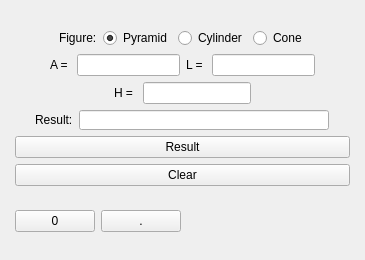
<?xml version="1.0" encoding="UTF-8"?>
<ui version="4.0">
 <class>Calculator</class>
 <widget class="QMainWindow" name="Calculator">
  <property name="geometry">
   <rect>
    <x>0</x>
    <y>0</y>
    <width>365</width>
    <height>260</height>
   </rect>
  </property>
  <property name="minimumSize">
   <size>
    <width>365</width>
    <height>260</height>
   </size>
  </property>
  <property name="maximumSize">
   <size>
    <width>365</width>
    <height>260</height>
   </size>
  </property>
  <property name="windowTitle">
   <string>Calculator</string>
  </property>
  <widget class="QWidget" name="centralWidget">
   <layout class="QGridLayout" name="gridLayout_2">
    <item row="3" column="2">
     <layout class="QVBoxLayout" name="verticalLayout_3">
      <item>
       <layout class="QVBoxLayout" name="verticalLayout_4">
        <item>
         <layout class="QVBoxLayout" name="verticalLayout_7">
          <item>
           <layout class="QHBoxLayout" name="horizontalLayout_5">
            <item>
             <layout class="QGridLayout" name="gridLayout"/>
            </item>
            <item>
             <layout class="QVBoxLayout" name="verticalLayout_8">
              <item>
               <widget class="QPushButton" name="pushButton_2">
                <property name="text">
                 <string>Result</string>
                </property>
               </widget>
              </item>
              <item>
               <widget class="QPushButton" name="pushButton">
                <property name="text">
                 <string>Clear</string>
                </property>
               </widget>
              </item>
              <item>
               <spacer name="verticalSpacer_3">
                <property name="orientation">
                 <enum>Qt::Vertical</enum>
                </property>
                <property name="sizeHint" stdset="0">
                 <size>
                  <width>20</width>
                  <height>40</height>
                 </size>
                </property>
               </spacer>
              </item>
             </layout>
            </item>
           </layout>
          </item>
         </layout>
        </item>
        <item>
         <layout class="QHBoxLayout" name="horizontalLayout_6">
          <item>
           <widget class="QPushButton" name="pushButton_4">
            <property name="text">
             <string>0</string>
            </property>
           </widget>
          </item>
          <item>
           <widget class="QPushButton" name="pushButton_3">
            <property name="text">
             <string>.</string>
            </property>
           </widget>
          </item>
          <item>
           <spacer name="horizontalSpacer_3">
            <property name="orientation">
             <enum>Qt::Horizontal</enum>
            </property>
            <property name="sizeHint" stdset="0">
             <size>
              <width>40</width>
              <height>20</height>
             </size>
            </property>
           </spacer>
          </item>
         </layout>
        </item>
       </layout>
      </item>
     </layout>
    </item>
    <item row="3" column="4">
     <spacer name="horizontalSpacer_4">
      <property name="orientation">
       <enum>Qt::Horizontal</enum>
      </property>
      <property name="sizeHint" stdset="0">
       <size>
        <width>40</width>
        <height>20</height>
       </size>
      </property>
     </spacer>
    </item>
    <item row="2" column="1">
     <spacer name="horizontalSpacer_17">
      <property name="orientation">
       <enum>Qt::Horizontal</enum>
      </property>
      <property name="sizeHint" stdset="0">
       <size>
        <width>40</width>
        <height>20</height>
       </size>
      </property>
     </spacer>
    </item>
    <item row="0" column="2">
     <spacer name="verticalSpacer">
      <property name="orientation">
       <enum>Qt::Vertical</enum>
      </property>
      <property name="sizeHint" stdset="0">
       <size>
        <width>20</width>
        <height>40</height>
       </size>
      </property>
     </spacer>
    </item>
    <item row="3" column="0">
     <spacer name="horizontalSpacer_16">
      <property name="orientation">
       <enum>Qt::Horizontal</enum>
      </property>
      <property name="sizeHint" stdset="0">
       <size>
        <width>40</width>
        <height>20</height>
       </size>
      </property>
     </spacer>
    </item>
    <item row="1" column="3">
     <spacer name="horizontalSpacer_13">
      <property name="orientation">
       <enum>Qt::Horizontal</enum>
      </property>
      <property name="sizeHint" stdset="0">
       <size>
        <width>40</width>
        <height>20</height>
       </size>
      </property>
     </spacer>
    </item>
    <item row="1" column="2">
     <layout class="QVBoxLayout" name="verticalLayout">
      <item>
       <layout class="QHBoxLayout" name="horizontalLayout">
        <item>
         <spacer name="horizontalSpacer_2">
          <property name="orientation">
           <enum>Qt::Horizontal</enum>
          </property>
          <property name="sizeHint" stdset="0">
           <size>
            <width>40</width>
            <height>20</height>
           </size>
          </property>
         </spacer>
        </item>
        <item>
         <widget class="QLabel" name="label">
          <property name="text">
           <string>Figure:</string>
          </property>
         </widget>
        </item>
        <item>
         <widget class="QRadioButton" name="radioButton">
          <property name="text">
           <string>Pyramid</string>
          </property>
          <property name="checked">
           <bool>true</bool>
          </property>
         </widget>
        </item>
        <item>
         <widget class="QRadioButton" name="radioButton_2">
          <property name="text">
           <string>Cylinder</string>
          </property>
         </widget>
        </item>
        <item>
         <widget class="QRadioButton" name="radioButton_3">
          <property name="text">
           <string>Cone</string>
          </property>
         </widget>
        </item>
        <item>
         <spacer name="horizontalSpacer">
          <property name="orientation">
           <enum>Qt::Horizontal</enum>
          </property>
          <property name="sizeHint" stdset="0">
           <size>
            <width>40</width>
            <height>20</height>
           </size>
          </property>
         </spacer>
        </item>
       </layout>
      </item>
     </layout>
    </item>
    <item row="2" column="3">
     <spacer name="horizontalSpacer_11">
      <property name="orientation">
       <enum>Qt::Horizontal</enum>
      </property>
      <property name="sizeHint" stdset="0">
       <size>
        <width>40</width>
        <height>20</height>
       </size>
      </property>
     </spacer>
    </item>
    <item row="2" column="0">
     <spacer name="horizontalSpacer_12">
      <property name="orientation">
       <enum>Qt::Horizontal</enum>
      </property>
      <property name="sizeHint" stdset="0">
       <size>
        <width>40</width>
        <height>20</height>
       </size>
      </property>
     </spacer>
    </item>
    <item row="3" column="3">
     <spacer name="horizontalSpacer_15">
      <property name="orientation">
       <enum>Qt::Horizontal</enum>
      </property>
      <property name="sizeHint" stdset="0">
       <size>
        <width>40</width>
        <height>20</height>
       </size>
      </property>
     </spacer>
    </item>
    <item row="1" column="0">
     <spacer name="horizontalSpacer_14">
      <property name="orientation">
       <enum>Qt::Horizontal</enum>
      </property>
      <property name="sizeHint" stdset="0">
       <size>
        <width>40</width>
        <height>20</height>
       </size>
      </property>
     </spacer>
    </item>
    <item row="2" column="2">
     <layout class="QVBoxLayout" name="verticalLayout_2">
      <item>
       <layout class="QHBoxLayout" name="horizontalLayout_2">
        <item>
         <spacer name="horizontalSpacer_6">
          <property name="orientation">
           <enum>Qt::Horizontal</enum>
          </property>
          <property name="sizeHint" stdset="0">
           <size>
            <width>40</width>
            <height>20</height>
           </size>
          </property>
         </spacer>
        </item>
        <item>
         <widget class="QLabel" name="label_2">
          <property name="text">
           <string>A = </string>
          </property>
         </widget>
        </item>
        <item>
         <widget class="QLineEdit" name="lineEdit"/>
        </item>
        <item>
         <widget class="QLabel" name="label_3">
          <property name="text">
           <string>L = </string>
          </property>
         </widget>
        </item>
        <item>
         <widget class="QLineEdit" name="lineEdit_2"/>
        </item>
        <item>
         <spacer name="horizontalSpacer_5">
          <property name="orientation">
           <enum>Qt::Horizontal</enum>
          </property>
          <property name="sizeHint" stdset="0">
           <size>
            <width>40</width>
            <height>20</height>
           </size>
          </property>
         </spacer>
        </item>
       </layout>
      </item>
      <item>
       <layout class="QHBoxLayout" name="horizontalLayout_3">
        <item>
         <spacer name="horizontalSpacer_8">
          <property name="orientation">
           <enum>Qt::Horizontal</enum>
          </property>
          <property name="sizeHint" stdset="0">
           <size>
            <width>40</width>
            <height>20</height>
           </size>
          </property>
         </spacer>
        </item>
        <item>
         <widget class="QLabel" name="label_4">
          <property name="text">
           <string>H = </string>
          </property>
         </widget>
        </item>
        <item>
         <widget class="QLineEdit" name="lineEdit_3"/>
        </item>
        <item>
         <spacer name="horizontalSpacer_7">
          <property name="orientation">
           <enum>Qt::Horizontal</enum>
          </property>
          <property name="sizeHint" stdset="0">
           <size>
            <width>40</width>
            <height>20</height>
           </size>
          </property>
         </spacer>
        </item>
       </layout>
      </item>
      <item>
       <layout class="QHBoxLayout" name="horizontalLayout_4">
        <item>
         <spacer name="horizontalSpacer_10">
          <property name="orientation">
           <enum>Qt::Horizontal</enum>
          </property>
          <property name="sizeHint" stdset="0">
           <size>
            <width>40</width>
            <height>20</height>
           </size>
          </property>
         </spacer>
        </item>
        <item>
         <widget class="QLabel" name="label_5">
          <property name="text">
           <string>Result:</string>
          </property>
         </widget>
        </item>
        <item>
         <widget class="QLineEdit" name="lineEdit_4">
          <property name="minimumSize">
           <size>
            <width>250</width>
            <height>20</height>
           </size>
          </property>
          <property name="readOnly">
           <bool>true</bool>
          </property>
         </widget>
        </item>
        <item>
         <spacer name="horizontalSpacer_9">
          <property name="orientation">
           <enum>Qt::Horizontal</enum>
          </property>
          <property name="sizeHint" stdset="0">
           <size>
            <width>40</width>
            <height>20</height>
           </size>
          </property>
         </spacer>
        </item>
       </layout>
      </item>
     </layout>
    </item>
    <item row="4" column="2">
     <spacer name="verticalSpacer_2">
      <property name="orientation">
       <enum>Qt::Vertical</enum>
      </property>
      <property name="sizeHint" stdset="0">
       <size>
        <width>20</width>
        <height>40</height>
       </size>
      </property>
     </spacer>
    </item>
   </layout>
  </widget>
 </widget>
 <layoutdefault spacing="6" margin="11"/>
 <tabstops>
  <tabstop>lineEdit</tabstop>
  <tabstop>lineEdit_2</tabstop>
  <tabstop>lineEdit_3</tabstop>
  <tabstop>radioButton</tabstop>
  <tabstop>radioButton_2</tabstop>
  <tabstop>radioButton_3</tabstop>
  <tabstop>lineEdit_4</tabstop>
 </tabstops>
 <resources/>
 <connections/>
</ui>
